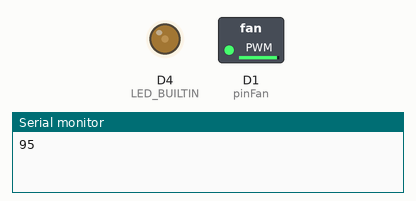
The sketch below on a simulated ESP8266 (NodeMCU). Shown: switched loads named in the sketch (green lamp = pin HIGH), output pins drawn as LEDs (lit = HIGH, except the on-board LED, lit = LOW), the last lines printed to the serial monitor.

Above: at 0.05 s.
At 5.05 s:
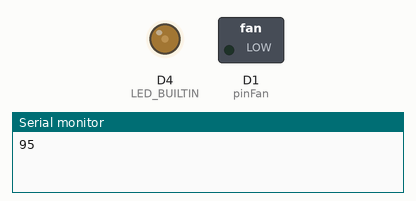
At 8.05 s:
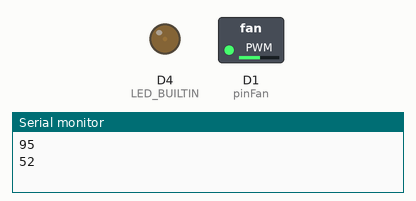
At 15.95 s:
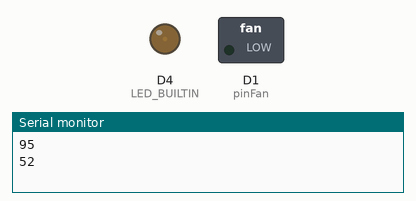
Timing chart, 0 to 20.8 s (numbered marks = the images above):
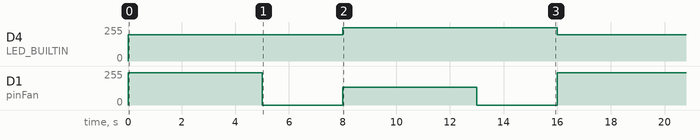

Measured:
- by itself, D4 (LED_BUILTIN): alternates 249/255 for 8.0 s and 198/255 for 8.0 s
- by itself, D1 (pinFan): repeats every 16.0 s: 0/255 3.0 s, 132/255 5.0 s, 0/255 3.0 s, 242/255 5.0 s

The sketch:

blink.ino
```cpp
/* #include <ESP8266WiFi.h> */
/* #include <WiFiClient.h> */
/* #include <ESP8266WebServer.h> */
/* #include <ESP8266mDNS.h> */

#ifndef STASSID
#define STASSID "R7000"
#define STAPSK "9321932193219"
#endif
#define D1 5 // fan assigning the ESP8266 pin to arduino pin
#define D2 4

/* int pinFan = 5; */
int pinFan = D1;
/* int pinFan = D2; */
/* int pinLED = 16; */
int floatingValue = 0;

void setup(){
	Serial.begin(115200);
	pinMode(pinFan, OUTPUT);
	pinMode(LED_BUILTIN, OUTPUT);
	analogWriteRange(100); // to have a range 1 - 100 for the fan
	/* analogWriteFreq(8000); */
	analogWriteFreq(25000);
	/* analogWriteFreq(1000); */
}

void loop(){
	/* digitalWrite(pinFan, HIGH); */
	/* digitalWrite(pinFan, LOW); */
	/* analogWrite(pinFan, 253); */
	/* analogWrite(pinFan, 1022); */
	/* for (int i=1; i< 98;i++) */

	/* for (int i=85; i > 79;i=i-1) */
	/* { */
	/* 	analogWrite(pinFan, i); */
	/* 	analogWrite(LED_BUILTIN, i); */
	/* 	delay(1000); */

	/* } */

	analogWrite(LED_BUILTIN, 98);

	analogWrite(pinFan, 95);
	Serial.println("95");
	analogWrite(LED_BUILTIN, 78);
	delay(5000);
	analogWrite(pinFan, 0);
	delay(3000);

	/* analogWrite(pinFan, 82); */
	/* delay(5000); */
	/* analogWrite(pinFan, 0); */
	/* delay(3000); */

	/* analogWrite(pinFan, 72); */
	/* delay(5000); */
	/* analogWrite(pinFan, 0); */
	/* delay(3000); */

	/* analogWrite(pinFan, 62); */
	/* delay(5000); */
	/* analogWrite(pinFan, 0); */
	/* delay(3000); */


	analogWrite(pinFan, 52);
	Serial.println("52");
	analogWrite(LED_BUILTIN, 98);
	delay(5000);
	analogWrite(pinFan, 0);
	/* analogWrite(LED_BUILTIN, 0); */
	delay(3000);

	/* digitalWrite(LED_BUILTIN, LOW); */
	/* //floatingValue = digitalRead(pinFan); */
	/* //Serial.println(floatingValue); */
	/* delay(7000); */
	/* analogWrite(pinFan, 48); */
	/* delay(7000); */

	/* //digitalWrite(pinFan, LOW); */
	/* analogWrite(pinFan, 0); */
	/* digitalWrite(LED_BUILTIN, HIGH); */
	/* delay(7000); */
}
```
